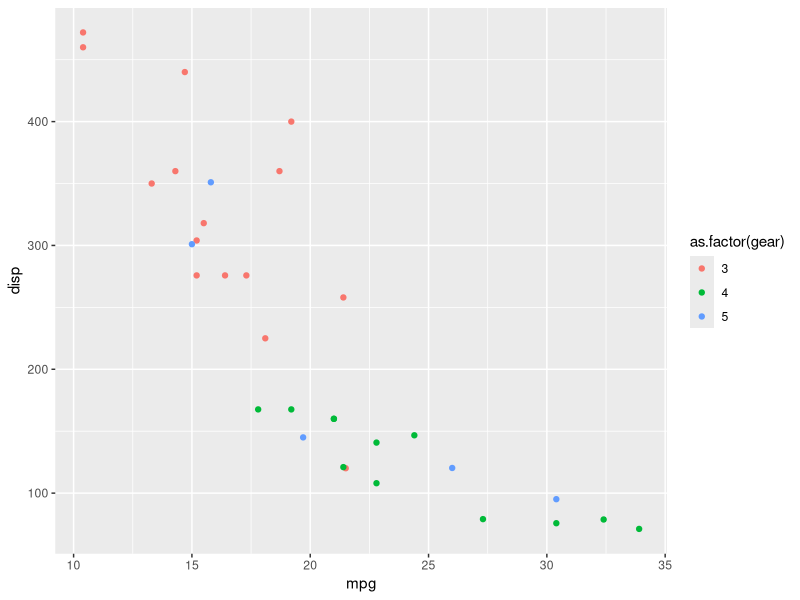
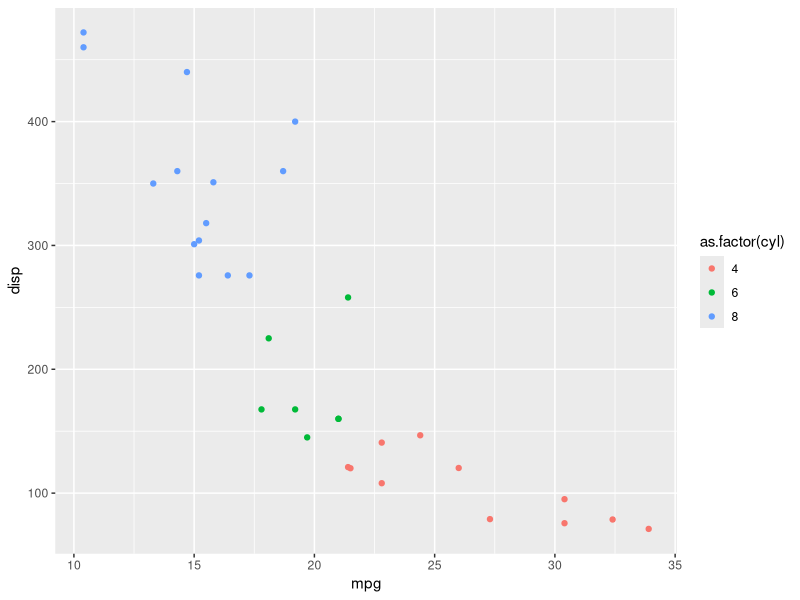

The R script that drew these images, in order:
## ---- chunk 1
knitr::opts_chunk$set(echo = TRUE)

library(tidyverse)

## ---- chunk 2
ggplot(mtcars, aes(mpg, disp, col = as.factor(gear))) +
  geom_point()
## ---- chunk 3
ggplot(mtcars, aes(mpg, disp, col = as.factor(cyl))) +
  geom_point()
